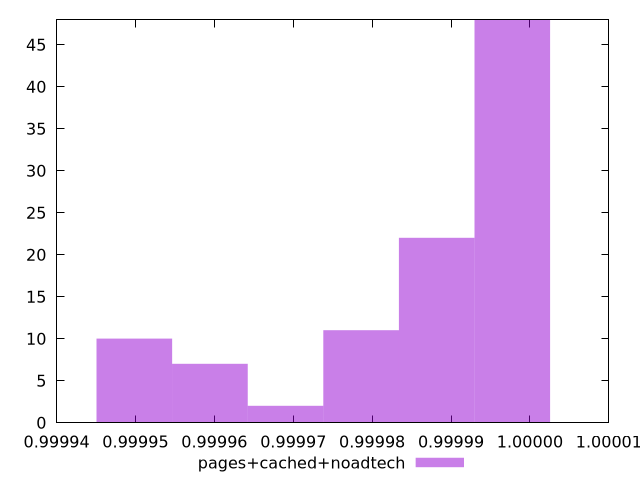

The gnuplot source for this figure:
$_pagesCachedNoadtech <<EOF
0.9999977590297437 48
0.9999785951927703 11
0.9999881771112571 22
0.9999594313557969 7
0.9999498494373101 10
0.9999690132742836 2
EOF
set key outside below
set terminal pngcairo
set output "report_00005_2020-11-02T22-26-11.212Z/max-potential-fid/pages+cached+noadtech//hist.png"
set yrange [0:48]
set boxwidth 0.000009581918486721767
set style fill transparent solid 0.5 noborder
plot $_pagesCachedNoadtech title "pages+cached+noadtech" with boxes ,
